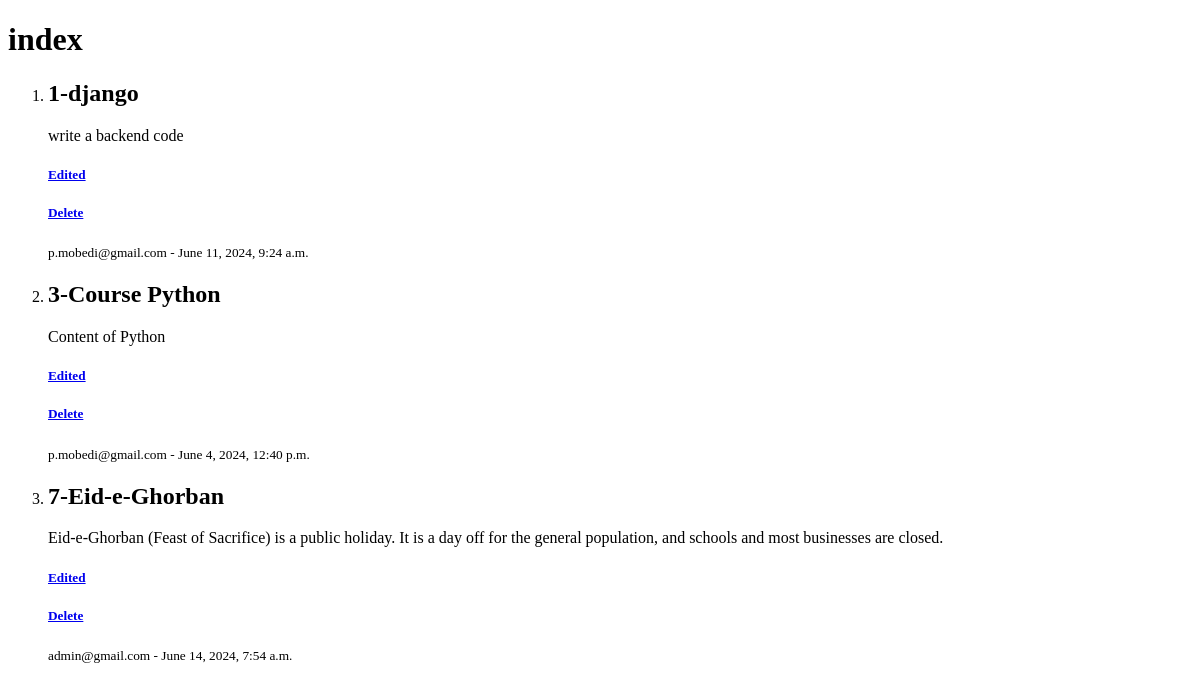
The page /blog/post/ on the database as committed earlier.
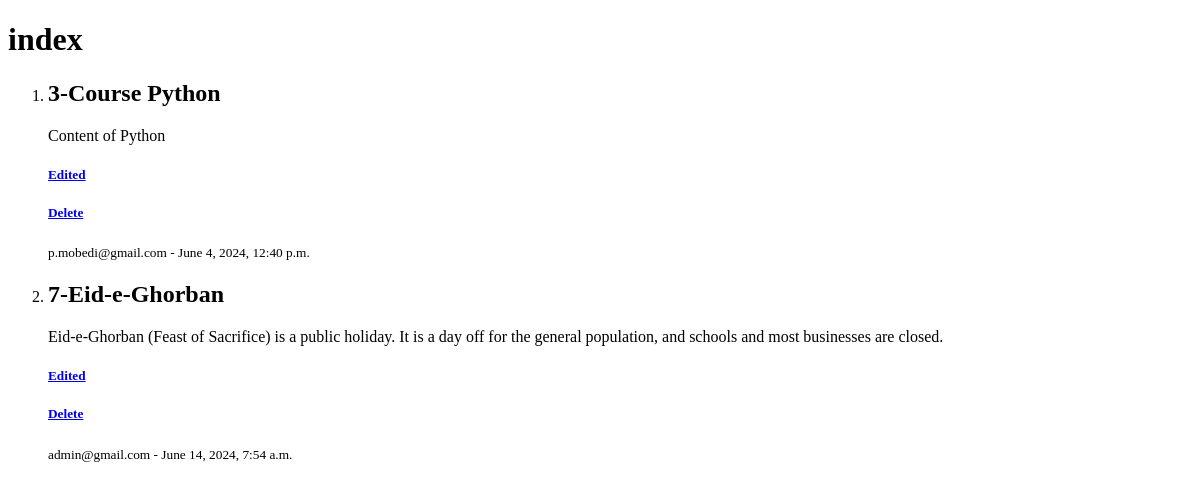
The same page on the database as committed later.
### blog/models.py (models this page shows)
class Post(models.Model):
    author = models.ForeignKey(User, on_delete=models.CASCADE)
    image = models.ImageField(null=True, blank=True)
    title = models.CharField(max_length=250)
    content = models.TextField()
    status = models.BooleanField()
    category = models.ForeignKey("Category", on_delete=models.SET_NULL, null=True)
    created_date = models.DateTimeField(auto_now_add=True)
    updated_date = models.DateTimeField(auto_now=True)
    published_date = models.DateTimeField()

### accounts/models.py (models this page shows)
class User(AbstractBaseUser, PermissionsMixin):
    email = models.EmailField(max_length=255, unique=True)
    is_superuser = models.BooleanField(default=False)
    is_staff = models.BooleanField(default=False)
    is_active = models.BooleanField(default=True)
    is_verified = models.BooleanField(default=False)
    USERNAME_FIELD = "email"
    REQUIRED_FIELDS = []
    created_date = models.DateTimeField(auto_now_add=True)
    updated_date = models.DateTimeField(auto_now=True)
    objects = UserManager()
    def __str__(self):
        return self.email

### blog/views.py (the view)
# urls.py: path('post/',views.PostList.as_view(), name="post-list"),
class PostList(ListView):
    context_object_name = "posts"
    def get_queryset(self):
        posts = Post.objects.filter(status= True)
        return posts

### templates/blog/post_list.html (shortened to what this page needs)
<!DOCTYPE html>
<html lang="en">
<head>
</head>
<body>
    <h1> index </h1>
    <ol>
{% for post in posts %}
    <div>
        <li>
            <h2> {{post.id}}-{{post.title}} </h2>
             <p> {{post.content}} </p>
             <a href="{% url 'blog:post-edit' pk=post.id %}" >
                <h5> Edited </h5>
             </a>
             <a href="{% url 'blog:post-delete' pk=post.id %}">
                <h5> Delete </h5>
             </a>
             <small>{{post.author}}  - {{post.published_date}}</small>
        </li>
    </div>
{% endfor %}
</ol>
</body>
</html>

Rows that differ between the two databases and show on the page:
removed Post: id "1", title "django", content "write a backend code", author "p.mobedi@gmail.com", published_date "June 11, 2024, 9:24 a.m."
